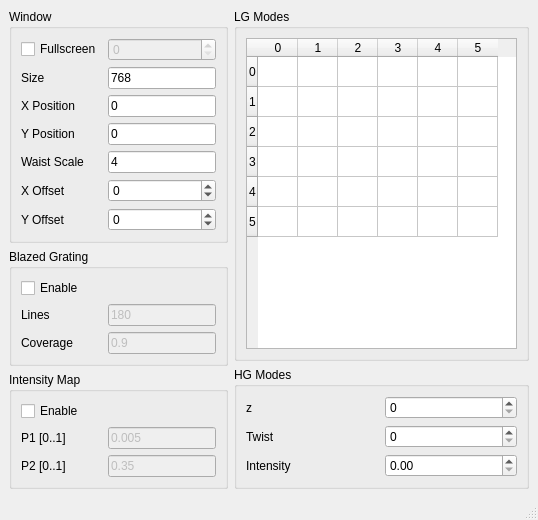
<?xml version="1.0" encoding="UTF-8"?>
<ui version="4.0">
 <class>MainWindow</class>
 <widget class="QMainWindow" name="MainWindow">
  <property name="geometry">
   <rect>
    <x>0</x>
    <y>0</y>
    <width>538</width>
    <height>479</height>
   </rect>
  </property>
  <property name="sizePolicy">
   <sizepolicy hsizetype="Minimum" vsizetype="Minimum">
    <horstretch>0</horstretch>
    <verstretch>0</verstretch>
   </sizepolicy>
  </property>
  <property name="windowTitle">
   <string>QtSLM</string>
  </property>
  <widget class="QWidget" name="centralwidget">
   <property name="sizePolicy">
    <sizepolicy hsizetype="Preferred" vsizetype="Preferred">
     <horstretch>0</horstretch>
     <verstretch>0</verstretch>
    </sizepolicy>
   </property>
   <layout class="QHBoxLayout" name="horizontalLayout_5">
    <item>
     <layout class="QHBoxLayout" name="horizontalLayout_3" stretch="0,1">
      <item>
       <layout class="QVBoxLayout" name="verticalLayout">
        <item>
         <widget class="QGroupBox" name="groupBox">
          <property name="sizePolicy">
           <sizepolicy hsizetype="Preferred" vsizetype="Preferred">
            <horstretch>0</horstretch>
            <verstretch>0</verstretch>
           </sizepolicy>
          </property>
          <property name="title">
           <string>Window</string>
          </property>
          <layout class="QHBoxLayout" name="horizontalLayout">
           <property name="sizeConstraint">
            <enum>QLayout::SetDefaultConstraint</enum>
           </property>
           <item>
            <layout class="QGridLayout" name="gridLayout">
             <item row="1" column="1">
              <widget class="QLineEdit" name="winSize">
               <property name="sizePolicy">
                <sizepolicy hsizetype="Preferred" vsizetype="Fixed">
                 <horstretch>0</horstretch>
                 <verstretch>0</verstretch>
                </sizepolicy>
               </property>
               <property name="text">
                <string>768</string>
               </property>
              </widget>
             </item>
             <item row="2" column="1">
              <widget class="QLineEdit" name="winXPos">
               <property name="sizePolicy">
                <sizepolicy hsizetype="Preferred" vsizetype="Fixed">
                 <horstretch>0</horstretch>
                 <verstretch>0</verstretch>
                </sizepolicy>
               </property>
               <property name="text">
                <string>0</string>
               </property>
              </widget>
             </item>
             <item row="2" column="0">
              <widget class="QLabel" name="label_2">
               <property name="text">
                <string>X Position</string>
               </property>
               <property name="buddy">
                <cstring>winXPos</cstring>
               </property>
              </widget>
             </item>
             <item row="3" column="1">
              <widget class="QLineEdit" name="winYPos">
               <property name="sizePolicy">
                <sizepolicy hsizetype="Preferred" vsizetype="Fixed">
                 <horstretch>0</horstretch>
                 <verstretch>0</verstretch>
                </sizepolicy>
               </property>
               <property name="text">
                <string>0</string>
               </property>
              </widget>
             </item>
             <item row="3" column="0">
              <widget class="QLabel" name="label_3">
               <property name="text">
                <string>Y Position</string>
               </property>
               <property name="buddy">
                <cstring>winYPos</cstring>
               </property>
              </widget>
             </item>
             <item row="1" column="0">
              <widget class="QLabel" name="label">
               <property name="text">
                <string>Size</string>
               </property>
               <property name="buddy">
                <cstring>winSize</cstring>
               </property>
              </widget>
             </item>
             <item row="4" column="1">
              <widget class="QLineEdit" name="winScale">
               <property name="sizePolicy">
                <sizepolicy hsizetype="Preferred" vsizetype="Fixed">
                 <horstretch>0</horstretch>
                 <verstretch>0</verstretch>
                </sizepolicy>
               </property>
               <property name="text">
                <string>4</string>
               </property>
              </widget>
             </item>
             <item row="4" column="0">
              <widget class="QLabel" name="label_4">
               <property name="text">
                <string>Waist Scale</string>
               </property>
               <property name="buddy">
                <cstring>winScale</cstring>
               </property>
              </widget>
             </item>
             <item row="0" column="0">
              <widget class="QCheckBox" name="winFullscreen">
               <property name="text">
                <string>Fullscreen</string>
               </property>
              </widget>
             </item>
             <item row="0" column="1">
              <widget class="QSpinBox" name="winScreenID">
               <property name="enabled">
                <bool>false</bool>
               </property>
               <property name="sizePolicy">
                <sizepolicy hsizetype="Preferred" vsizetype="Fixed">
                 <horstretch>0</horstretch>
                 <verstretch>0</verstretch>
                </sizepolicy>
               </property>
              </widget>
             </item>
             <item row="5" column="1">
              <widget class="QSpinBox" name="winXOffset">
               <property name="sizePolicy">
                <sizepolicy hsizetype="Preferred" vsizetype="Fixed">
                 <horstretch>0</horstretch>
                 <verstretch>0</verstretch>
                </sizepolicy>
               </property>
               <property name="buttonSymbols">
                <enum>QAbstractSpinBox::UpDownArrows</enum>
               </property>
               <property name="accelerated">
                <bool>false</bool>
               </property>
               <property name="minimum">
                <number>-10000</number>
               </property>
               <property name="maximum">
                <number>10000</number>
               </property>
              </widget>
             </item>
             <item row="5" column="0">
              <widget class="QLabel" name="label_9">
               <property name="text">
                <string>X Offset</string>
               </property>
               <property name="buddy">
                <cstring>winXOffset</cstring>
               </property>
              </widget>
             </item>
             <item row="6" column="0">
              <widget class="QLabel" name="label_10">
               <property name="text">
                <string>Y Offset</string>
               </property>
               <property name="buddy">
                <cstring>winYOffset</cstring>
               </property>
              </widget>
             </item>
             <item row="6" column="1">
              <widget class="QSpinBox" name="winYOffset">
               <property name="sizePolicy">
                <sizepolicy hsizetype="Preferred" vsizetype="Fixed">
                 <horstretch>0</horstretch>
                 <verstretch>0</verstretch>
                </sizepolicy>
               </property>
               <property name="accelerated">
                <bool>false</bool>
               </property>
               <property name="minimum">
                <number>-10000</number>
               </property>
               <property name="maximum">
                <number>10000</number>
               </property>
              </widget>
             </item>
            </layout>
           </item>
          </layout>
         </widget>
        </item>
        <item>
         <widget class="QGroupBox" name="groupBox_2">
          <property name="sizePolicy">
           <sizepolicy hsizetype="Preferred" vsizetype="Preferred">
            <horstretch>0</horstretch>
            <verstretch>0</verstretch>
           </sizepolicy>
          </property>
          <property name="title">
           <string>Blazed Grating</string>
          </property>
          <layout class="QHBoxLayout" name="horizontalLayout_2">
           <item>
            <layout class="QGridLayout" name="gridLayout_2">
             <item row="1" column="1">
              <widget class="QLineEdit" name="bgrLines">
               <property name="enabled">
                <bool>false</bool>
               </property>
               <property name="sizePolicy">
                <sizepolicy hsizetype="Preferred" vsizetype="Fixed">
                 <horstretch>0</horstretch>
                 <verstretch>0</verstretch>
                </sizepolicy>
               </property>
               <property name="text">
                <string>180</string>
               </property>
              </widget>
             </item>
             <item row="0" column="0" colspan="2">
              <widget class="QCheckBox" name="bgrEnable">
               <property name="text">
                <string>Enable</string>
               </property>
              </widget>
             </item>
             <item row="2" column="0">
              <widget class="QLabel" name="label_6">
               <property name="text">
                <string>Coverage</string>
               </property>
               <property name="buddy">
                <cstring>bgrCoverage</cstring>
               </property>
              </widget>
             </item>
             <item row="1" column="0">
              <widget class="QLabel" name="label_5">
               <property name="text">
                <string>Lines</string>
               </property>
               <property name="buddy">
                <cstring>bgrLines</cstring>
               </property>
              </widget>
             </item>
             <item row="2" column="1">
              <widget class="QLineEdit" name="bgrCoverage">
               <property name="enabled">
                <bool>false</bool>
               </property>
               <property name="sizePolicy">
                <sizepolicy hsizetype="Preferred" vsizetype="Fixed">
                 <horstretch>0</horstretch>
                 <verstretch>0</verstretch>
                </sizepolicy>
               </property>
               <property name="text">
                <string>0.9</string>
               </property>
              </widget>
             </item>
            </layout>
           </item>
          </layout>
         </widget>
        </item>
        <item>
         <widget class="QGroupBox" name="groupBox_4">
          <property name="sizePolicy">
           <sizepolicy hsizetype="Preferred" vsizetype="Preferred">
            <horstretch>0</horstretch>
            <verstretch>0</verstretch>
           </sizepolicy>
          </property>
          <property name="title">
           <string>Intensity Map</string>
          </property>
          <layout class="QHBoxLayout" name="horizontalLayout_7">
           <item>
            <layout class="QGridLayout" name="gridLayout_3">
             <item row="2" column="0">
              <widget class="QLabel" name="label_8">
               <property name="text">
                <string>P2 [0..1]</string>
               </property>
               <property name="buddy">
                <cstring>imP2</cstring>
               </property>
              </widget>
             </item>
             <item row="1" column="0">
              <widget class="QLabel" name="label_7">
               <property name="text">
                <string>P1 [0..1]</string>
               </property>
               <property name="buddy">
                <cstring>imP1</cstring>
               </property>
              </widget>
             </item>
             <item row="1" column="1">
              <widget class="QLineEdit" name="imP1">
               <property name="enabled">
                <bool>false</bool>
               </property>
               <property name="sizePolicy">
                <sizepolicy hsizetype="Preferred" vsizetype="Fixed">
                 <horstretch>0</horstretch>
                 <verstretch>0</verstretch>
                </sizepolicy>
               </property>
               <property name="text">
                <string>0.005</string>
               </property>
              </widget>
             </item>
             <item row="2" column="1">
              <widget class="QLineEdit" name="imP2">
               <property name="enabled">
                <bool>false</bool>
               </property>
               <property name="sizePolicy">
                <sizepolicy hsizetype="Preferred" vsizetype="Fixed">
                 <horstretch>0</horstretch>
                 <verstretch>0</verstretch>
                </sizepolicy>
               </property>
               <property name="text">
                <string>0.35</string>
               </property>
              </widget>
             </item>
             <item row="0" column="0">
              <widget class="QCheckBox" name="imEnable">
               <property name="text">
                <string>Enable</string>
               </property>
              </widget>
             </item>
            </layout>
           </item>
          </layout>
         </widget>
        </item>
        <item>
         <spacer name="verticalSpacer">
          <property name="orientation">
           <enum>Qt::Vertical</enum>
          </property>
          <property name="sizeType">
           <enum>QSizePolicy::Expanding</enum>
          </property>
          <property name="sizeHint" stdset="0">
           <size>
            <width>0</width>
            <height>0</height>
           </size>
          </property>
         </spacer>
        </item>
       </layout>
      </item>
      <item>
       <layout class="QVBoxLayout" name="verticalLayout_2">
        <item>
         <widget class="QGroupBox" name="groupBox_3">
          <property name="sizePolicy">
           <sizepolicy hsizetype="Expanding" vsizetype="Preferred">
            <horstretch>0</horstretch>
            <verstretch>1</verstretch>
           </sizepolicy>
          </property>
          <property name="title">
           <string>LG Modes</string>
          </property>
          <layout class="QHBoxLayout" name="horizontalLayout_4">
           <item>
            <widget class="QTableWidget" name="tabLG">
             <property name="sizePolicy">
              <sizepolicy hsizetype="Preferred" vsizetype="Preferred">
               <horstretch>0</horstretch>
               <verstretch>0</verstretch>
              </sizepolicy>
             </property>
             <property name="rowCount">
              <number>6</number>
             </property>
             <property name="columnCount">
              <number>6</number>
             </property>
             <attribute name="horizontalHeaderCascadingSectionResizes">
              <bool>false</bool>
             </attribute>
             <attribute name="horizontalHeaderDefaultSectionSize">
              <number>40</number>
             </attribute>
             <attribute name="horizontalHeaderHighlightSections">
              <bool>true</bool>
             </attribute>
             <attribute name="horizontalHeaderMinimumSectionSize">
              <number>30</number>
             </attribute>
             <row>
              <property name="text">
               <string>0</string>
              </property>
             </row>
             <row>
              <property name="text">
               <string>1</string>
              </property>
             </row>
             <row>
              <property name="text">
               <string>2</string>
              </property>
             </row>
             <row>
              <property name="text">
               <string>3</string>
              </property>
             </row>
             <row>
              <property name="text">
               <string>4</string>
              </property>
             </row>
             <row>
              <property name="text">
               <string>5</string>
              </property>
             </row>
             <column>
              <property name="text">
               <string>0</string>
              </property>
             </column>
             <column>
              <property name="text">
               <string>1</string>
              </property>
             </column>
             <column>
              <property name="text">
               <string>2</string>
              </property>
             </column>
             <column>
              <property name="text">
               <string>3</string>
              </property>
             </column>
             <column>
              <property name="text">
               <string>4</string>
              </property>
             </column>
             <column>
              <property name="text">
               <string>5</string>
              </property>
             </column>
            </widget>
           </item>
          </layout>
         </widget>
        </item>
        <item>
         <widget class="QGroupBox" name="groupBox_5">
          <property name="sizePolicy">
           <sizepolicy hsizetype="Expanding" vsizetype="Preferred">
            <horstretch>10</horstretch>
            <verstretch>0</verstretch>
           </sizepolicy>
          </property>
          <property name="title">
           <string>HG Modes</string>
          </property>
          <layout class="QGridLayout" name="gridLayout_4">
           <item row="2" column="0">
            <widget class="QLabel" name="label_13">
             <property name="text">
              <string>Intensity</string>
             </property>
            </widget>
           </item>
           <item row="0" column="0">
            <widget class="QLabel" name="label_11">
             <property name="text">
              <string>z</string>
             </property>
            </widget>
           </item>
           <item row="2" column="1">
            <widget class="QDoubleSpinBox" name="hgIntensity">
             <property name="maximum">
              <double>1.000000000000000</double>
             </property>
             <property name="singleStep">
              <double>0.100000000000000</double>
             </property>
             <property name="value">
              <double>0.000000000000000</double>
             </property>
            </widget>
           </item>
           <item row="1" column="0">
            <widget class="QLabel" name="label_12">
             <property name="text">
              <string>Twist</string>
             </property>
            </widget>
           </item>
           <item row="1" column="1">
            <widget class="QSpinBox" name="hgTwist"/>
           </item>
           <item row="0" column="1">
            <widget class="QSpinBox" name="hgZ"/>
           </item>
          </layout>
         </widget>
        </item>
        <item>
         <spacer name="verticalSpacer_2">
          <property name="orientation">
           <enum>Qt::Vertical</enum>
          </property>
          <property name="sizeType">
           <enum>QSizePolicy::Expanding</enum>
          </property>
          <property name="sizeHint" stdset="0">
           <size>
            <width>0</width>
            <height>0</height>
           </size>
          </property>
         </spacer>
        </item>
       </layout>
      </item>
     </layout>
    </item>
   </layout>
  </widget>
  <widget class="QStatusBar" name="statusBar">
   <property name="statusTip">
    <string/>
   </property>
  </widget>
 </widget>
 <tabstops>
  <tabstop>winFullscreen</tabstop>
  <tabstop>winScreenID</tabstop>
  <tabstop>winSize</tabstop>
  <tabstop>winXPos</tabstop>
  <tabstop>winYPos</tabstop>
  <tabstop>winScale</tabstop>
  <tabstop>winXOffset</tabstop>
  <tabstop>winYOffset</tabstop>
  <tabstop>bgrEnable</tabstop>
  <tabstop>bgrLines</tabstop>
  <tabstop>bgrCoverage</tabstop>
  <tabstop>imEnable</tabstop>
  <tabstop>imP1</tabstop>
  <tabstop>imP2</tabstop>
  <tabstop>tabLG</tabstop>
 </tabstops>
 <resources/>
 <connections/>
</ui>
